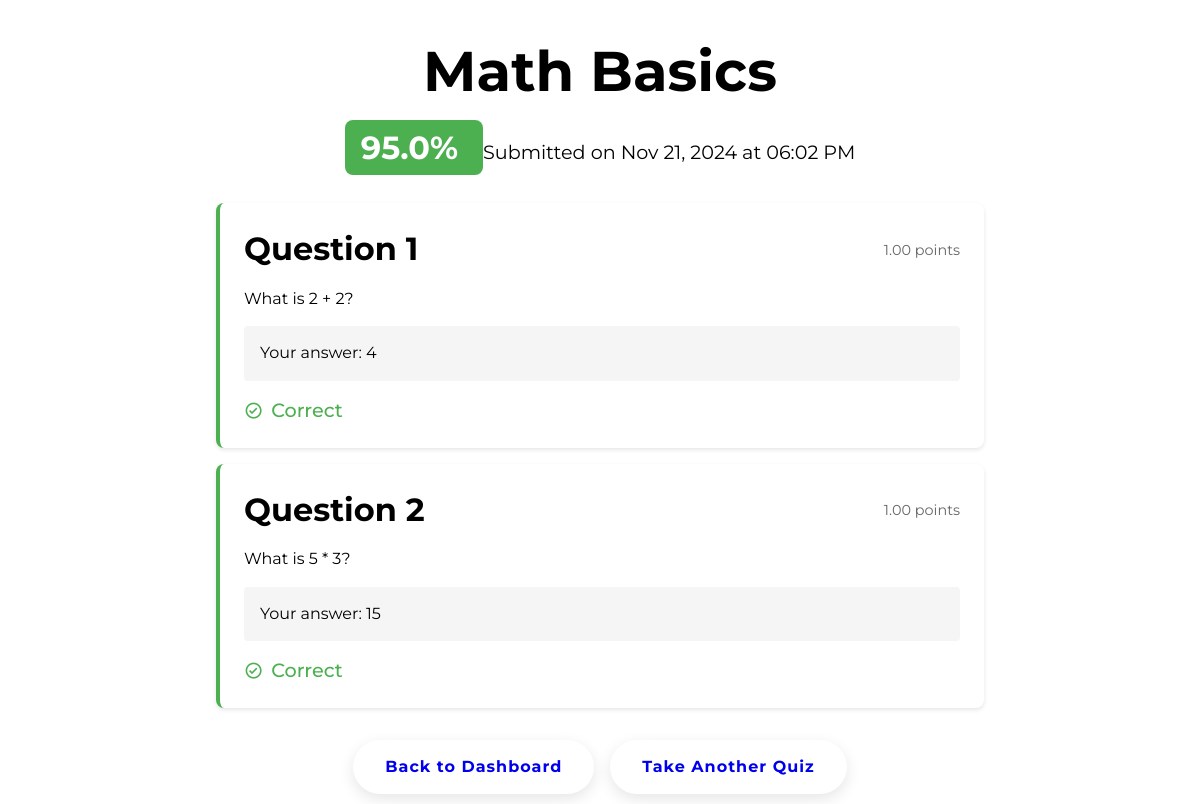
Screenshot of /view/quiz_result.php?id=1 (signed in) with the database file from the repository.
### tables this page shows
CREATE TABLE `quizresults` (
  `result_id` int(11) NOT NULL,
  `quiz_id` int(11) NOT NULL,
  `user_id` int(11) DEFAULT NULL,
  `group_id` int(11) DEFAULT NULL,
  `score` decimal(5,2) NOT NULL,
  `submitted_at` timestamp NOT NULL DEFAULT current_timestamp()
);

CREATE TABLE `quizzes` (
  `quiz_id` int(11) NOT NULL,
  `title` varchar(255) NOT NULL,
  `description` text DEFAULT NULL,
  `created_by` int(11) NOT NULL,
  `mode` enum('individual','group','live','asynchronous') NOT NULL,
  `deadline` datetime DEFAULT NULL,
  `created_at` timestamp NOT NULL DEFAULT current_timestamp(),
  `quiz_code` varchar(255) DEFAULT NULL
);

CREATE TABLE `responses` (
  `response_id` int(11) NOT NULL,
  `result_id` int(11) NOT NULL,
  `question_id` int(11) NOT NULL,
  `selected_answer_id` int(11) DEFAULT NULL,
  `is_correct` tinyint(1) DEFAULT 0,
  `text_response` text DEFAULT NULL
);

CREATE TABLE `questions` (
  `question_id` int(11) NOT NULL,
  `quiz_id` int(11) NOT NULL,
  `question_text` text NOT NULL,
  `type` enum('multiple_choice','true_false','short_answer') NOT NULL,
  `points` decimal(5,2) DEFAULT 1.00,
  `created_at` timestamp NOT NULL DEFAULT current_timestamp()
);

### utils/Database.php (called while the page is built, shortened)
<?php
class Database {
    private static $instance = null;
    private $connection;
    private function __construct() {
        $this->connection = new mysqli("localhost", "root", "", "kumidb");
    }
    public static function getInstance() {
        if (self::$instance === null) {
            self::$instance = new self();
        }
        return self::$instance;
    }
    public function query($sql, $params = []) {
        $stmt = $this->connection->prepare($sql);
        if (!empty($params)) {
            $types = str_repeat('s', count($params));
            $stmt->bind_param($types, ...$params);
        }
        if (!$stmt->execute()) {
            throw new Exception("Query execution failed: " . $stmt->error);
        }
        return $stmt->get_result();
    }
}

### view/quiz_result.php (the view, shortened to what this page needs)
<?php
require_once '../utils/Database.php';
$resultId = $_GET['id'] ?? null;
try {
    $db = Database::getInstance();
    $sql = "SELECT qr.*, q.title, q.description
            FROM QuizResults qr
            JOIN Quizzes q ON qr.quiz_id = q.quiz_id
            WHERE qr.result_id = ? AND (qr.user_id = ? OR q.created_by = ?)";
    $result = $db->query($sql, [$resultId, $_SESSION['user_id'], $_SESSION['user_id']]);
    $quizResult = $result->fetch_assoc();
    $sql = "SELECT r.*, q.question_text, q.points, q.type,
            CASE
                WHEN q.type = 'short_answer' THEN r.text_response
                ELSE a.answer_text
            END as user_answer,
            CASE
                WHEN q.type = 'short_answer' THEN
                    (SELECT answer_text FROM Answers WHERE question_id = q.question_id AND is_correct = 1)
                ELSE
                    (SELECT answer_text FROM Answers WHERE answer_id = r.selected_answer_id)
            END as answer_text
            FROM Responses r
            JOIN Questions q ON r.question_id = q.question_id
            LEFT JOIN Answers a ON r.selected_answer_id = a.answer_id
            WHERE r.result_id = ?
            ORDER BY q.question_id";
    $responses = $db->query($sql, [$resultId])->fetch_all(MYSQLI_ASSOC);
} catch (Exception $e) {
    $_SESSION['error'] = $e->getMessage();
    header('Location: student_dashboard.php');
    exit();
}
?>
<!DOCTYPE html>
<html lang="en">
<head>
    <link rel="stylesheet" href="../assets/css/styles.css">
    <link rel="stylesheet" href="../assets/css/quiz_result.css">
    <link href='https://unpkg.com/boxicons@2.1.4/css/boxicons.min.css' rel='stylesheet'>
</head>
<body>
    <main class="result-page">
        <div class="result-header">
            <h1><?= htmlspecialchars($quizResult['title']) ?></h1>
            <div class="score-display">
                <span class="score <?= $quizResult['score'] >= 70 ? 'passing' : 'failing' ?>">
                    <?= number_format($quizResult['score'], 1) ?>%
                </span>
                <span class="submission-date">
                    Submitted on <?= date('M d, Y \a\t h:i A', strtotime($quizResult['submitted_at'])) ?>
                </span>
            </div>
        </div>
        <div class="responses-container">
            <?php foreach ($responses as $index => $response): ?>
                <div class="response-card <?= $response['is_correct'] ? 'correct' : 'incorrect' ?>">
                    <div class="question-header">
                        <h3>Question <?= $index + 1 ?></h3>
                        <span class="points"><?= $response['points'] ?> points</span>
                    </div>
                    <p class="question-text"><?= htmlspecialchars($response['question_text']) ?></p>
                    <div class="answer-section">
                        <p class="your-answer">
                            Your answer: <?= htmlspecialchars($response['user_answer'] ?? 'No answer provided') ?>
                        </p>
                    </div>
                    <div class="result-indicator">
                        <?php if ($response['is_correct']): ?>
                            <i class='bx bx-check-circle'></i> Correct
                        <?php else: ?>
                            <i class='bx bx-x-circle'></i> Incorrect
                        <?php endif; ?>
                    </div>
                </div>
            <?php endforeach; ?>
        </div>
        <div class="actions">
            <a href="student_dashboard.php" class="btn">Back to Dashboard</a>
            <a href="quiz.php" class="btn">Take Another Quiz</a>
        </div>
    </main>
</body>
</html>

### assets/css/styles.css (style rules this page uses)
:root { --h1: 3.5rem; --h2: 3rem; --h3: 2rem; --h4: 1.5rem; --text-large: 1.4rem; --text-medium: 1.2rem; --text-small: 1rem; --color-primary: #187045; --color-secondary: #E46E51; --color-accent: #DCA05F; --color-dark: #333; --color-light: #fff; --color-bg-dark: #f5f5f5; --color-bg-light: #ffffff; --color-hover-dark: #044B85; --color-error: tomato; --shadow-light: 0 5px 15px rgba(0, 0, 0, 0.1); --shadow-dark: 0 1rem 1rem rgba(0, 0, 0, 0.25); --radius-small: 5px; --radius-large: 30px; --padding-small: 0.5rem; --padding-medium: 1rem; --padding-large: 2rem; --gutter-small: 1rem; --gutter-medium: 2rem; --gutter-large: 3rem; --gutter-x-large: 6rem; }
body { font-family: 'Montserrat', sans-serif; font-size: var(--text-medium); color: var(--text-color); background-color: var(--bg-color-primary); line-height: 1.4; }
h1 { font-size: var(--h1); }
h3 { font-size: var(--h3); }
p, a, input, button { font-size: var(--text-small); }
* { margin: 0; padding: 0; box-sizing: border-box; }
body { font-family: 'Montserrat', sans-serif; background-color: var(--bg-color-primary); color: var(--text-color); overflow-x: hidden; }
.btn { text-decoration: none; padding: var(--padding-medium) var(--padding-large); border-radius: var(--radius-large); font-weight: bold; letter-spacing: 1px; transition: all 0.3s ease; box-shadow: var(--shadow-light); }

### assets/css/quiz_result.css (style rules this page uses)
.result-page { max-width: 800px; margin: 2rem auto; padding: 0 1rem; }
.result-header { text-align: center; margin-bottom: 2rem; }
.score-display { margin: 1rem 0; }
.score { font-size: 2rem; font-weight: bold; padding: 0.5rem 1rem; border-radius: 0.5rem; }
.score.passing { background-color: #4CAF50; color: white; }
.response-card { background: white; border-radius: 0.5rem; padding: 1.5rem; margin-bottom: 1rem; box-shadow: 0 2px 4px rgba(0,0,0,0.1); }
.response-card.correct { border-left: 4px solid #4CAF50; }
.question-header { display: flex; justify-content: space-between; align-items: center; margin-bottom: 1rem; }
.points { font-size: 0.9rem; color: #666; }
.answer-section { margin: 1rem 0; padding: 1rem; background: #f5f5f5; border-radius: 0.25rem; }
.result-indicator { display: flex; align-items: center; gap: 0.5rem; font-weight: 500; }
.correct .result-indicator { color: #4CAF50; }
.actions { display: flex; gap: 1rem; justify-content: center; margin-top: 2rem; }

### rows the page displays
quizresults: quiz.title "Math Basics", score "95.0", submitted_at "Nov 21, 2024 at 06:02 PM"
responses: question.points "1.00", question.question_text "What is 2 + 2?", user_answer "4", is_correct 1 (drawn)
responses: question.points "1.00", question.question_text "What is 5 * 3?", user_answer "15", is_correct 1 (drawn)
